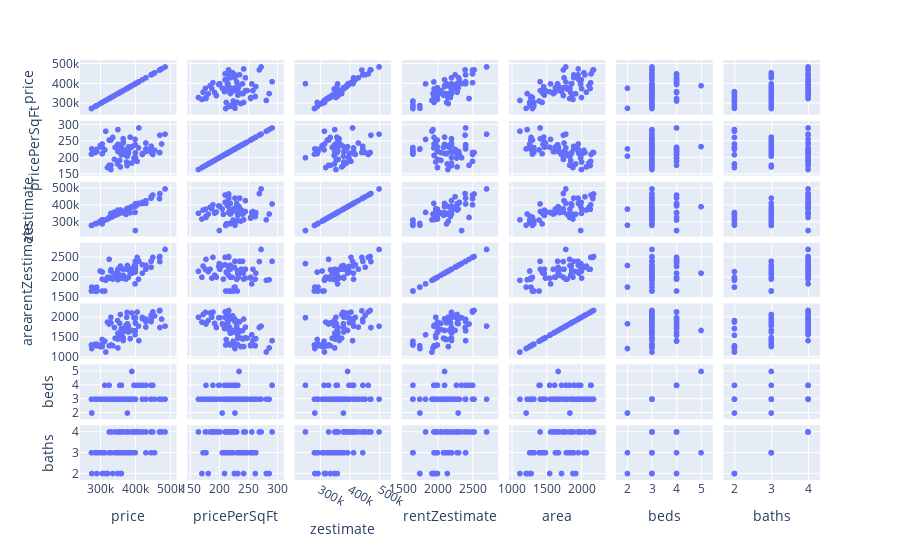

Here is the notebook cell this chart was saved with:
### Code cell
fig = px.scatter_matrix(subsetdf)
fig.show()
